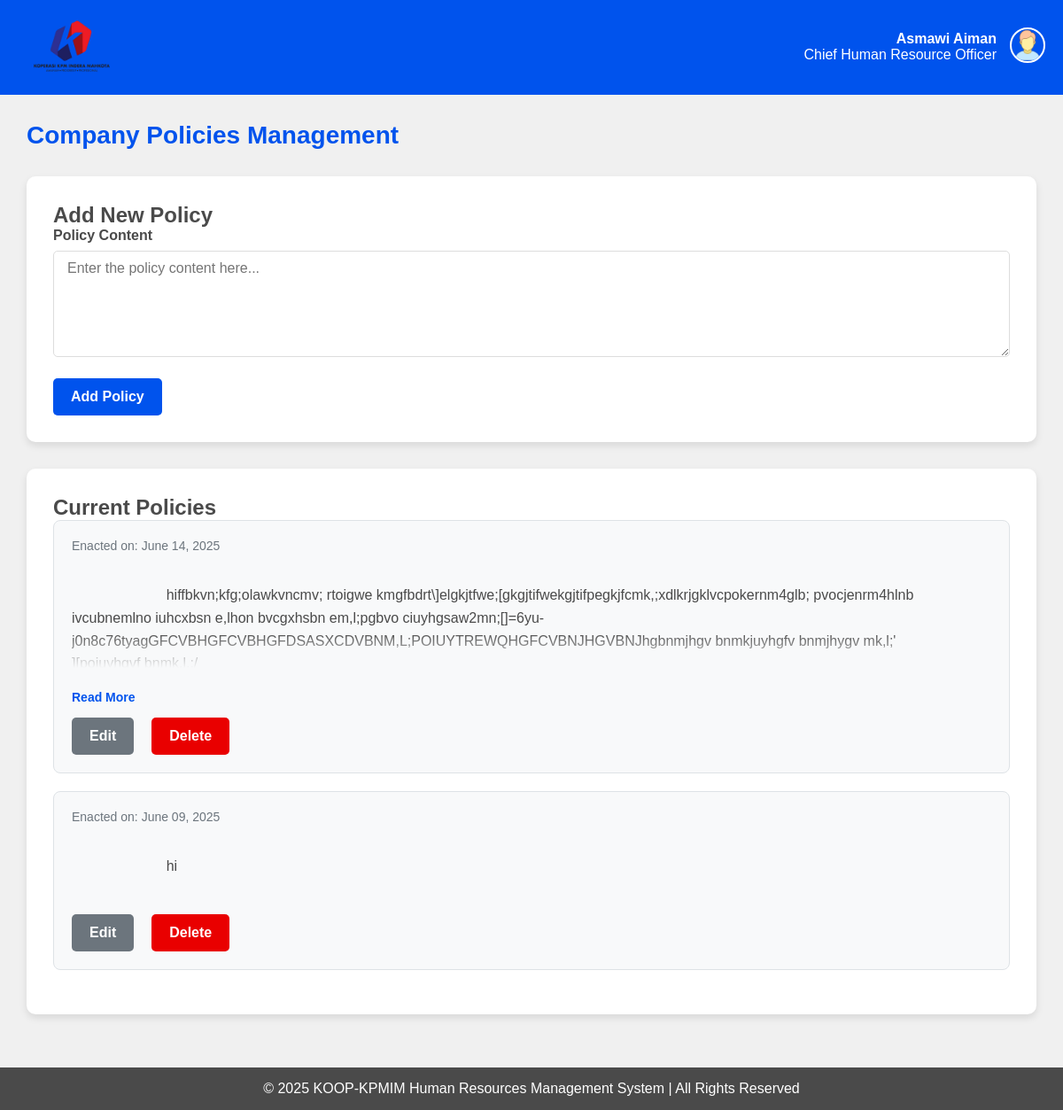
Page /hr/policies/ (signed in) on the earlier database version.
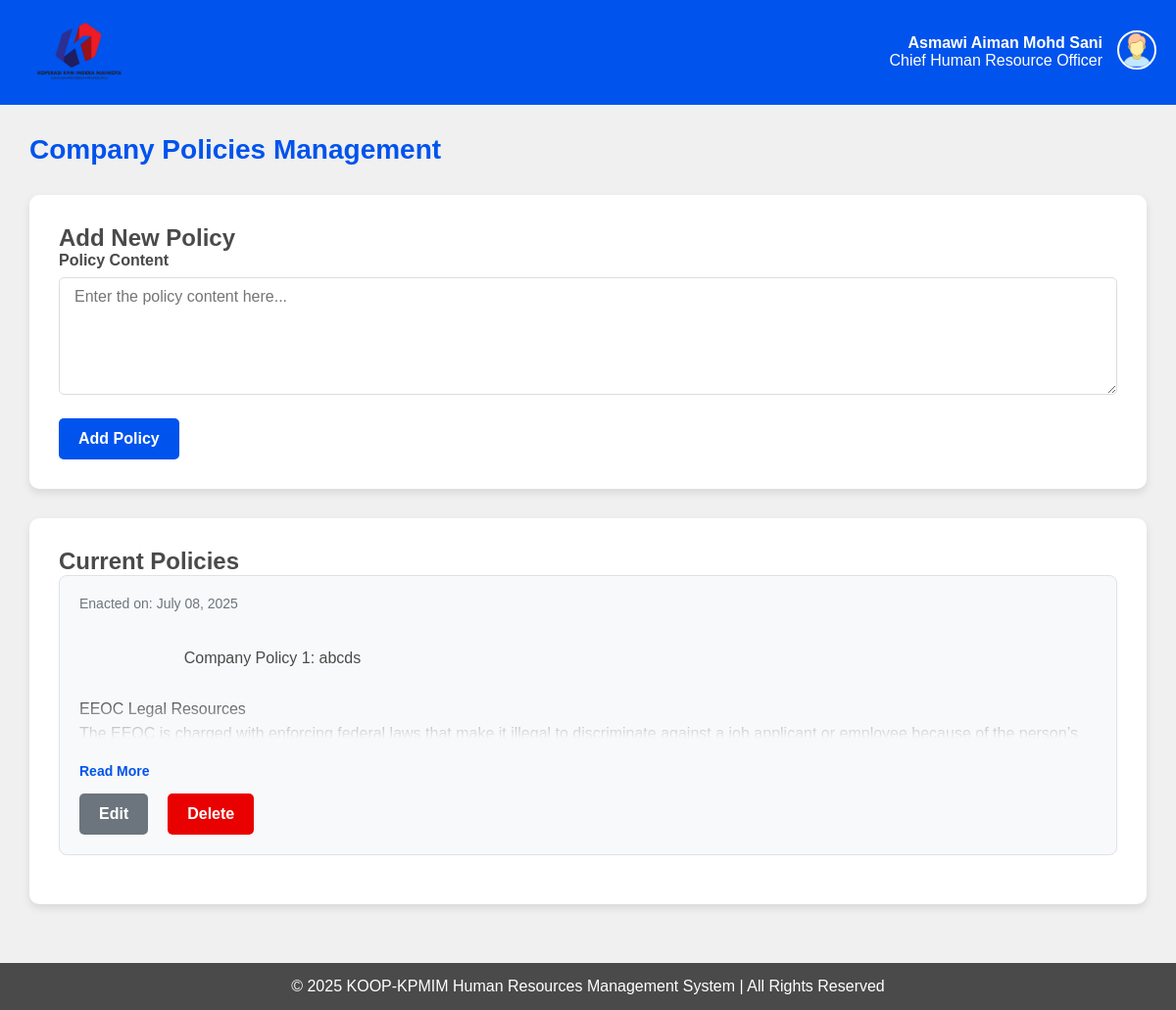
Same page on the later database version.
### HRMS/models.py (models this page shows, shortened)
class HR(models.Model):
    id = models.TextField(primary_key=True)
    password = models.TextField(default='')
    staffid = models.ForeignKey(STAFF, on_delete=models.CASCADE, default='')

class STAFF(models.Model):
    id = models.TextField(primary_key=True, max_length=12)
    name = models.TextField(default='')
    position = models.TextField(default='')
    phone = models.TextField(default='')
    email = models.EmailField(default='')
    password = models.TextField(default='')
    STATUS = [
        ('',''),
        ('Married','married'),
        ('Single','single'),
    ]
    status = models.TextField(choices=STATUS, default='')
    GENDER = [
        ('',''),
        ('Male', 'male'),
        ('Female', 'female'),
    ]
    gender = models.TextField(choices=GENDER, default='')
    date_of_birth = models.DateField()
    bank_number = models.TextField(default='')
    emergency_contact = models.TextField(default='')

class POLICIES(models.Model):
    id = models.AutoField(primary_key=True)
    policies = models.TextField()
    enacted = models.DateField(auto_now_add=True)

### HRMS/views.py (the view, shortened to what this page needs)
# urls.py: path('hr/policies/', views.hr_policies, name='hr_policies'),
def hr_policies(request):
    if not request.session.get('user_type') == 'hr':
        request.session.flush()
        messages.error(request, "You do not have permission to view this page. Please login again")
        return redirect('login')
    hr_id = request.session.get('user_id')
    if not hr_id:
        request.session.flush()
        messages.error(request, "Session expired. Please login again")
        return redirect('login')
    try:
        hr = HR.objects.get(id=hr_id)
    except HR.DoesNotExist:
        request.session.flush()
        messages.error(request, "HR user not found. Please login again")
        return redirect('login')
    policies = POLICIES.objects.all().order_by('-enacted')
    context = {
        'hr': hr,
        'policies': policies,
    }
    return render(request, 'hr/hr_policies.html', context)

### HRMS/templates/hr/hr_policies.html (shortened to what this page needs)
{% load static %}
<!DOCTYPE html>
<html lang="en">
<head>
</head>
<body>
    <header>
        <a href="{% url 'hrmenu' %}">
            <img src="{% static 'img/logo.png' %}" alt="KOOP-KPMIM Logo" class="logo">
        </a>
        <div class="header-right">
            <div class="user-info">
                <div><strong>{{ hr.staffid.name }}</strong></div>
                <div>{{ hr.staffid.position }}</div>
            </div>
            <div class="user-dropdown">
                <img src="{% static 'img/user.png' %}" alt="User Profile" class="user-image" onclick="toggleDropdown()">
            </div>
        </div>
    </header>
    <main>
        <h1>Company Policies Management</h1>
        <div class="policies-container">
            <h2>Add New Policy</h2>
            <form method="POST" action="{% url 'hr_policies' %}">
                <div class="form-group">
                    <label for="policy_text">Policy Content</label>
                    <textarea id="policy_text" name="policy_text" class="form-control" required placeholder="Enter the policy content here..."></textarea>
                </div>
                <button type="submit" class="btn">Add Policy</button>
            </form>
        </div>
        <div class="policies-container">
            <h2>Current Policies</h2>
            {% if policies %}
                {% for policy in policies %}
                <div class="policy-item">
                    <div class="policy-date">
                        Enacted on: {{ policy.enacted|date:"F d, Y" }}
                    </div>
                    <div class="policy-text policy-text-truncated" id="policy-text-{{ policy.id }}">
                        {{ policy.policies }}
                    </div>
                    <button type="button" class="read-more-btn" id="read-more-{{ policy.id }}" onclick="toggleReadMore('{{ policy.id }}')">Read More</button>
                    <div class="policy-actions">
                        <button type="button" class="btn btn-secondary" onclick="toggleEditForm('{{ policy.id }}')">Edit</button>
                        <form method="POST" action="{% url 'hr_policies' %}" style="display: inline;" onsubmit="return confirm('Are you sure you want to delete this policy?')">
                            <button type="submit" class="btn btn-danger">Delete</button>
                        </form>
                    </div>
                </div>
                {% endfor %}
            {% else %}
                <div class="no-policies">
                    <p>No policies have been added yet. Use the form above to add your first policy.</p>
                </div>
            {% endif %}
        </div>
    </main>
    <footer>
        <p>&copy; 2025 KOOP-KPMIM Human Resources Management System | All Rights Reserved</p>
    </footer>
</body>
</html>

Differences in the rows shown:
removed POLICIES: enacted "June 14, 2025", policies "hiffbkvn;kfg;olawkvncmv; rtoigwe kmgfbdrt\\]elgkjtfwe;[gkgjtifwekgjtifpegkjfcmk,;xdlkrjgklvcpokernm4glb; pvocjenrm4hlnb ivcubnemlno iuhcxbsn e,lhon bvcgxhsbn em,l;pgbvo ciuyhgsaw2mn;[]=6yu-j0n8c76tyagGFCVBHGFCVBHGFDSASXCDVBNM,L;POIUYTREWQHGFCVBNJHGVBNJhgbnmjhgv bnmkjuyhgfv bnmjhygv mk,l;' ][poiuyhgvf bnmk,l.;/…"
removed POLICIES: enacted "June 09, 2025", policies "hi"
changed HR "Chief Human Resource Officer": staffid.name "Asmawi Aiman" → "Asmawi Aiman Mohd Sani"
added POLICIES: enacted "July 08, 2025", policies "Company Policy 1: abcds EEOC Legal Resources The EEOC is charged with enforcing federal laws that make it illegal to discriminate against a job applicant or employee because of the person’s…"
